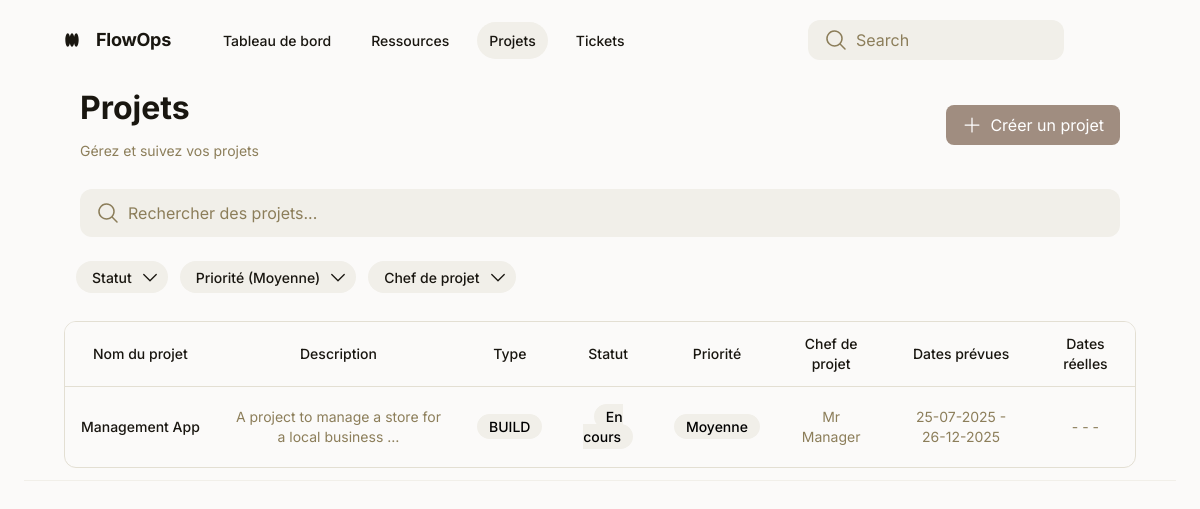
The app's page /projects/?priority=Moyenne (signed in) with its own data.
### projects/models.py (models this page shows)
class Project(models.Model):
    title = models.CharField(max_length=200, verbose_name="Intitulé")
    description = models.TextField(verbose_name="Description détailée")
    type = models.CharField(max_length=20, choices=[
        ('BUILD', 'Projet (BUILD)'),
        ('RUN', 'RUN'),
    ], verbose_name="Type de projet")
    status = models.CharField(max_length=20, choices=[
        ('À initier', 'To init'),
        ('En cours', 'In progress'),
        ('Terminé', 'Finished'),
        ('Suspendu', 'Suspended'),
        ('Annulé', 'Cancelled'),
    ], verbose_name="Statut")
    priority = models.CharField(max_length=20, choices=[
        ('Basse', 'Low'),
        ('Moyenne', 'Medium'),
        ('Haute', 'High'),
        ('Critique', 'Critical'),
    ], verbose_name="Priorité")
    project_manager = models.ForeignKey('ressources.Ressource', on_delete=models.SET_NULL, null=True, blank=True, related_name='project_manager', verbose_name="Chef de projet")
    expected_start_date = models.DateField(verbose_name="Date de début prévue")
    expected_end_date = models.DateField(verbose_name="Date de fin prévue")
    start_date = models.DateField(null=True, blank=True, verbose_name="Date de début réelle")
    end_date = models.DateField(null=True, blank=True, verbose_name="Date de fin réelle")
    members = models.ManyToManyField('ressources.Ressource', related_name='members', verbose_name="Membres du projet")
    estimated_charges = models.IntegerField(verbose_name="Charges estimées (en jours ou heures)")
    progress = models.IntegerField(verbose_name="Avancement (%)")
    tags = models.ManyToManyField('Tag', related_name='projects', verbose_name="Tags ou categories")
    comments = models.ManyToManyField('CommentProject', related_name="project_comments", verbose_name="Commentaires", blank=True)
    created_at = models.DateTimeField(auto_now_add=True)
    updated_at = models.DateTimeField(auto_now=True)

### ressources/models.py (models this page shows)
class Ressource(AbstractUser):
    first_name = models.CharField(max_length=200)
    last_name = models.CharField(max_length=200)
    role = models.CharField(max_length=200)
    skills = models.TextField(blank=True)
    availability_rate = models.IntegerField(null=True, blank=True)
    manager = models.ForeignKey('self', on_delete=models.CASCADE, null=True, blank=True)
    status = models.CharField(max_length=200, choices=[
        ('Stagiaire', 'Stagiaire'),
        ('CDI', 'CDI'),
        ('Prestataire', 'Prestataire'),
        ('Alternant', 'Alternant'),
        ('CDD', 'CDD'),
        ('Autre', 'Autre')
    ])
    appRole = models.CharField(max_length=200, choices=[
        ('ADMIN', 'ADMIN'),
        ('MANAGER', 'MANAGER'),
        ('USER', 'USER')
    ])
    phone_number = models.CharField(max_length=20)
    entry_date = models.DateField(null=True, blank=True)
    location = models.CharField(max_length=200, null=True, blank=True)
    created_at = models.DateTimeField(auto_now_add=True)
    updated_at = models.DateTimeField(auto_now=True)
    email = models.EmailField(unique=True)
    password = models.CharField(max_length=200)
    USERNAME_FIELD = 'email'
    REQUIRED_FIELDS = ['username', 'first_name', 'last_name', 'role', 'status']
    def __str__(self):
        return f"{self.first_name} {self.last_name}"

### projects/views.py (the view)
# urls.py: path('projects/', include('projects.urls')),
@login_required
def projects(request):
    user = request.user
    if user.appRole == 'ADMIN':
        projects = Project.objects.all()
    elif user.appRole == 'MANAGER':
        projects = Project.objects.filter(project_manager=user)
    else:
        projects = Project.objects.filter(members=user)
    status_filter = request.GET.get('status')
    priority_filter = request.GET.get('priority')
    project_manager_filter = request.GET.get('project_manager')
    if status_filter:
        projects = projects.filter(status=status_filter)
    if priority_filter:
        projects = projects.filter(priority=priority_filter)
    if project_manager_filter:
        projects = projects.filter(project_manager=project_manager_filter)
    status_choices = Project._meta.get_field('status').choices
    priority_choices = Project._meta.get_field('priority').choices
    project_managers = Ressource.objects.filter(appRole__in=['ADMIN', 'MANAGER'])
    can_create_project = user.appRole in ['ADMIN', 'MANAGER']
    return render(request, 'projects.html', {
        'projects': projects,
        'can_create_project': can_create_project,
        'status_choices': status_choices,
        'priority_choices': priority_choices,
        'project_managers': project_managers,
        'current_status': status_filter,
        'current_priority': priority_filter,
        'current_project_manager': project_manager_filter
    })

### projects/templates/projects.html (shortened to what this page needs)
<!DOCTYPE html>
<html lang="fr">
<head>
  <script src="https://cdn.tailwindcss.com?plugins=forms,container-queries"></script>
</head>
<body class="relative flex size-full min-h-screen flex-col bg-[#fbfaf9] group/design-root overflow-x-hidden font-['Inter','Noto_Sans',sans-serif]">
  <div class="layout-container flex h-full grow flex-col">
    <div class="w-full px-6 py-2">
      <main class="layout-content-container flex flex-col max-w-full w-full flex-1">
        <header class="flex flex-col border-b border-solid border-b-[#f1efe9] px-10 py-3">
          <div class="flex items-center justify-between whitespace-nowrap pb-3">
            <div class="flex items-center gap-4 text-[#191610] flex-1">
              <div class="size-4">
              </div>
              <h2 class="text-lg font-bold leading-tight tracking-[-0.015em] mr-6">FlowOps</h2>
              <nav class="flex items-center gap-4">
                <a href="/dashboard/" class="nav-link">Tableau de bord</a>
                <a href="/ressources/" class="nav-link">Ressources</a>
                <a href="/projects/" class="nav-link nav-link-active">Projets</a>
                <a href="/tickets/" class="nav-link">Tickets</a>
              </nav>
            </div>
            <div class="flex items-center gap-8">
              <label class="flex flex-col min-w-40 !h-10 max-w-64">
                <div class="flex w-full flex-1 items-stretch rounded-xl h-full">
                  <div class="text-[#8c7e5a] flex border-none bg-[#f1efe9] items-center justify-center pl-4 rounded-l-xl border-r-0">
                    <svg xmlns="http://www.w3.org/2000/svg" width="24px" height="24px" fill="currentColor" viewBox="0 0 256 256"><path d="M229.66,218.34l-50.07-50.06a88.11,88.11,0,1,0-11.31,11.31l50.06,50.07a8,8,0,0,0,11.32-11.32ZM40,112a72,72,0,1,1,72,72A72.08,72.08,0,0,1,40,112Z"></path></svg>
                  </div>
                  <input type="search" placeholder="Search" class="form-input flex w-full min-w-0 flex-1 resize-none overflow-hidden rounded-xl text-[#191610] focus:outline-0 focus:ring-0 border-none bg-[#f1efe9] focus:border-none h-full placeholder:text-[#8c7e5a] px-4 rounded-l-none border-l-0 pl-2 text-base font-normal leading-normal">
                </div>
              </label>
              <div class="bg-center bg-no-repeat aspect-square bg-cover rounded-full size-10" style='background-image: url("https://lh3.googleusercontent.com/aida-public/AB6AXuCClaZNla2VNHXuP4EEYYlG4LkZLwYibWSxw8yzb3jGydK81D_AXUYkIFyinil-dc9nLIixSFYOYTnTHhPAgW7Rgol2xKBCRitPsQZieVpCouNpxeaDA1OI7g0YrTegaV3O8LYbFYa020XTuVl2BUh_ogXINAaMYgvy-Qf1gW_EwpSjARgbbgSpHrUHu2-NSkSyN6Hsnj4AV2VMoOKK1uqlaP9nCYh3DoUd0lAswDohEnIfDQFAkaDKUBLhl05fMAHKUp8zap8Bqv4")'></div>
            </div>
          </div>
        <div class="flex flex-wrap justify-between gap-3 p-4">
          <div class="flex min-w-72 flex-col gap-3">
            <p class="text-[#191610] tracking-light text-[32px] font-bold leading-tight">Projets</p>
            <p class="text-[#8c7e5a] text-sm font-normal leading-normal">Gérez et suivez vos projets</p>
          </div>
          {% if can_create_project %}
          <div class="flex items-center">
            <a href="{% url 'create_project' %}" class="flex items-center justify-center gap-2 rounded-lg bg-[#A08D80] px-4 py-2 text-white hover:bg-[#8a7a6e] transition-colors">
              <svg xmlns="http://www.w3.org/2000/svg" width="20" height="20" fill="currentColor" viewBox="0 0 256 256"><path d="M224,128a8,8,0,0,1-8,8H136v80a8,8,0,0,1-16,0V136H40a8,8,0,0,1,0-16h80V40a8,8,0,0,1,16,0v80h80A8,8,0,0,1,224,128Z"></path></svg>
              Créer un projet
            </a>
          </div>
          {% endif %}
        </div>
        <div class="px-4 py-3">
          <label class="flex flex-col min-w-40 h-12 w-full">
            <div class="flex w-full flex-1 items-stretch rounded-xl h-full">
              <div class="text-[#8c7e5a] flex border-none bg-[#f1efe9] items-center justify-center pl-4 rounded-l-xl border-r-0">
                <svg xmlns="http://www.w3.org/2000/svg" width="24px" height="24px" fill="currentColor" viewBox="0 0 256 256"><path d="M229.66,218.34l-50.07-50.06a88.11,88.11,0,1,0-11.31,11.31l50.06,50.07a8,8,0,0,0,11.32-11.32ZM40,112a72,72,0,1,1,72,72A72.08,72.08,0,0,1,40,112Z"></path></svg>
              </div>
              <input type="search" id="search-input" placeholder="Rechercher des projets..." class="form-input flex w-full min-w-0 flex-1 resize-none overflow-hidden rounded-xl text-[#333] focus:outline-0 focus:ring-0 border-none bg-[#f1efe9] focus:border-none h-full placeholder:text-[#8c7e5a] px-4 rounded-l-none border-l-0 pl-2 text-base font-normal leading-normal">
            </div>
          </label>
        </div>
        <div class="flex gap-3 p-3 flex-wrap pr-4">
          <form id="filter-form" method="get" action="{% url 'projects' %}" class="flex gap-3 flex-wrap">
            <div class="relative inline-block">
              <button type="button" id="status-dropdown-btn" class="flex h-8 shrink-0 items-center justify-center gap-x-2 rounded-full bg-[#f1efe9] pl-4 pr-2 text-[#191610] text-sm font-medium leading-normal {% if current_status %}bg-[#e3dfd3]{% endif %}">
                Statut {% if current_status %}({{ current_status }}){% endif %}
                <svg xmlns="http://www.w3.org/2000/svg" width="20px" height="20px" fill="currentColor" viewBox="0 0 256 256"><path d="M213.66,101.66l-80,80a8,8,0,0,1-11.32,0l-80-80A8,8,0,0,1,53.66,90.34L128,164.69l74.34-74.35a8,8,0,0,1,11.32,11.32Z"></path></svg>
              </button>
            </div>
            <div class="relative inline-block">
              <button type="button" id="priority-dropdown-btn" class="flex h-8 shrink-0 items-center justify-center gap-x-2 rounded-full bg-[#f1efe9] pl-4 pr-2 text-[#191610] text-sm font-medium leading-normal {% if current_priority %}bg-[#e3dfd3]{% endif %}">
                Priorité {% if current_priority %}({{ current_priority }}){% endif %}
                <svg xmlns="http://www.w3.org/2000/svg" width="20px" height="20px" fill="currentColor" viewBox="0 0 256 256"><path d="M213.66,101.66l-80,80a8,8,0,0,1-11.32,0l-80-80A8,8,0,0,1,53.66,90.34L128,164.69l74.34-74.35a8,8,0,0,1,11.32,11.32Z"></path></svg>
              </button>
            </div>
            <div class="relative inline-block">
              <button type="button" id="project-manager-dropdown-btn" class="flex h-8 shrink-0 items-center justify-center gap-x-2 rounded-full bg-[#f1efe9] pl-4 pr-2 text-[#191610] text-sm font-medium leading-normal {% if current_project_manager %}bg-[#e3dfd3]{% endif %}">
                Chef de projet {% if current_project_manager %}({{ current_project_manager }}){% endif %}
                <svg xmlns="http://www.w3.org/2000/svg" width="20px" height="20px" fill="currentColor" viewBox="0 0 256 256"><path d="M213.66,101.66l-80,80a8,8,0,0,1-11.32,0l-80-80A8,8,0,0,1,53.66,90.34L128,164.69l74.34-74.35a8,8,0,0,1,11.32,11.32Z"></path></svg>
              </button>
            </div>
          </form>
        </div>
      <div class="mt-4 w-full overflow-x-auto">
        <div class="overflow-hidden rounded-xl border border-[#e3dfd3]">
          <table class="min-w-full border-collapse text-sm">
            <thead>
              <tr class="bg-[#fbfaf9] text-left text-[#191610]">
                <th class="px-4 py-3 font-medium text-center">Nom du projet</th>
                <th class="px-4 py-3 font-medium text-center">Description</th>
                <th class="px-4 py-3 font-medium text-center">Type</th>
                <th class="px-4 py-3 font-medium text-center">Statut</th>
                <th class="px-4 py-3 font-medium text-center">Priorité</th>
                <th class="px-4 py-3 font-medium text-center">Chef de projet</th>
                <th class="px-4 py-3 font-medium text-center">Dates prévues</th>
                <th class="px-4 py-3 font-medium text-center">Dates réelles</th>
              </tr>
            </thead>
            <tbody id="projects-table-body">
              {% for project in projects %}
              <tr class="border-t border-t-[#e3dfd3]">
                <td class="whitespace-nowrap px-4 py-5 font-medium text-center">
                  <a href="{% url 'projectDetails' project.id %}" class="text-[#191610] hover:underline">{{ project.title }}</a>
                </td>
                <td class="px-4 py-5 text-[#8c7e5a] text-center">{{ project.description|truncatechars:50 }}</td>
                <td class="px-4 py-5 text-center"><span class="rounded-full bg-[#f1efe9] px-3 py-1 text-sm font-medium">{{ project.type }}</span></td>
                <td class="status-cell px-4 py-5 text-center"><span class="rounded-full bg-[#f1efe9] px-3 py-1 text-sm font-medium">{{ project.status }}</span></td>
                <td class="px-4 py-5 text-center"><span class="rounded-full bg-[#f1efe9] px-3 py-1 text-sm font-medium">{{ project.priority }}</span></td>
                <td class="px-4 py-5 text-[#8c7e5a] text-center">{{ project.project_manager }}</td>
                <td class="px-4 py-5 text-[#8c7e5a] text-center">{{ project.expected_start_date|date:"d-m-Y" }} - {{ project.expected_end_date|date:"d-m-Y" }}</td>
                <td class="px-4 py-5 text-[#8c7e5a] text-center">
                  {% if project.start_date %}{{ project.start_date|date:"d-m-Y" }}{% else %}-{% endif %} -
                  {% if project.end_date %}{{ project.end_date|date:"d-m-Y" }}{% else %}-{% endif %}
                </td>
              </tr>
              {% empty %}
              <tr class="border-t border-t-[#e3dfd3]">
                <td colspan="8" class="px-4 py-5 text-center text-[#8c7e5a]">Aucun projet trouvé</td>
              </tr>
              {% endfor %}
            </tbody>
          </table>
        </div>
      </div>
    </header>
    </main>
    </div>
  </div>
</body>
</html>

### projects/templates/projects.html (style rules this page uses)
:root { --primary-color: #A08D80; --secondary-color: #D4CCC1; --text-color-dark: #3F3C3A; --text-color-medium: #6E6864; --text-color-light: #9C9591; --bg-light: #FBF9F7; --bg-white: #FFFFFF; --border-color: #EBE5E0; --status-active-bg: #EAE6DF; --status-active-text: #6E6864; --status-inactive-bg: #F7EAE3; --status-inactive-text: #A08D80; --nav-link-color: #191610; --nav-link-hover-bg: #f1efe9; --nav-link-active-bg: #f1efe9; --nav-link-active-color: #191610; --button-bg-light: #F0EDE9; --shadow-light: rgba(0, 0, 0, 0.03); }
.nav-link { display: flex; align-items: center; gap: 0.5rem; padding: 0.5rem 0.75rem; color: var(--nav-link-color); font-size: 0.875rem; font-weight: 500; border-radius: 9999px; transition: background-color 0.2s ease, color 0.2s ease; white-space: nowrap; }
.nav-link-active { background-color: var(--nav-link-active-bg); color: var(--nav-link-active-color); }

### records on screen
Project: priority "Moyenne", title "Management App", description "A project to manage a store for a local business …", type "BUILD", status "En cours", project_manager "Mr Manager", expected_start_date "25-07-2025", expected_end_date "26-12-2025"
